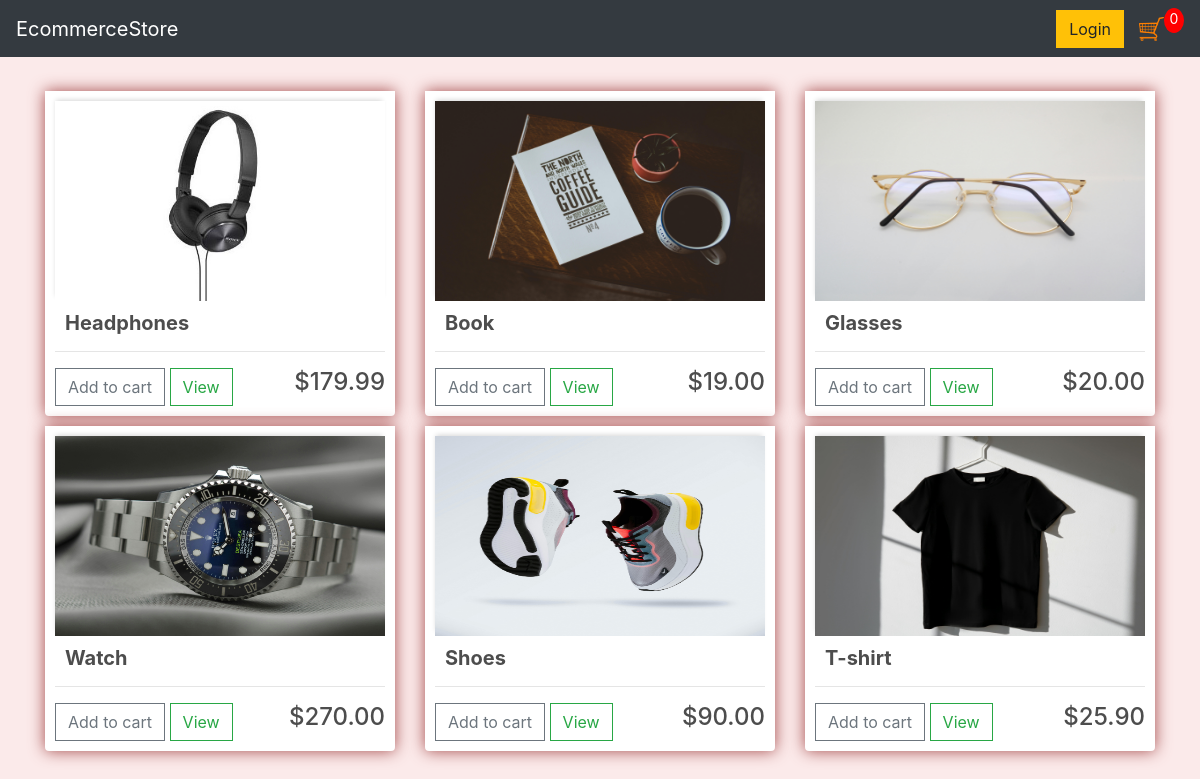
The page / on the database its author committed.
### project/models.py (models this page shows)
class Product(models.Model):
 name = models.CharField(max_length=200)
 price = models.DecimalField(max_digits=7, decimal_places=2)
 digital = models.BooleanField(default=False,null=True, blank=True)
 image = models.ImageField(null=True, blank=True)
 @property
 def imageURL(self):
     try:
         url=self.image.url
     except:
         url=''
     return url

### project/views.py (the view)
# urls.py: path('',views.store,name='store'),
def store(request):
	if request.user.is_authenticated:
		customer = request.user.customer
		order, created = Order.objects.get_or_create(customer=customer, complete=False)
		items = order.orderitem_set.all()
		cartItems = order.get_cart_item
	else:
		items = []
		order = {'get_cart_total':0, 'get_cart_items':0}
		cartItems = order['get_cart_items']
	products = Product.objects.all()
	context = {'products':products, 'cartItems':cartItems}
	return render(request, 'store.html', context)

### templates/store.html
{% extends 'main.html' %}
{% load static %}
{% block content %}
<div class="row">
    {%for product in products%}
   <div class="col-lg-4">
    <div class="box-element product">
      <img class="thumbnail"  src="{{product.imageURL}}">
      <h5 style='margin:10px;'><strong> {{product.name}} </strong></h5>
      <hr>
      <button data-product="{{product.id}}" data-action="add" class="btn btn-outline-secondary add-btn update-cart">Add to cart</button>
      <a class="btn btn-outline-success" href="#">View</a>
      <h4 style="display: inline-block; float:right">${{product.price|floatformat:2}} </h4>
      </div>
    </div>
   {%endfor%}
</div>
{% endblock content %}

### static/css/main.css (style rules this page uses)
body { background-color: hsl(0, 67%, 95%); }
h1, h2, h3, h4, h5, h6 { color: hsl(0, 0%, 30%); }
.box-element { box-shadow: hsl(0, 39%, 46%) 0 0 16px; background-color: #fff; border-radius: 4px; padding: 10px; }
.thumbnail { width: 100%; height: 200px; -webkit-box-shadow: -1px -3px 5px -2px rgba(214, 214, 214, 1); -moz-box-shadow: -1px -3px 5px -2px rgba(214, 214, 214, 1); box-shadow: -1px -3px 5px -2px rgba(214, 214, 214, 1); }
.product { border-radius: 0 0 4px 4px; }
.col-lg-4, .col-lg-6, .col-lg-8, .col-lg-12 { margin-top: 10px; }
.btn { border-radius: 0; }

### rows shown on the page
Product: imageURL (picture), name "Headphones", price "179.99"
Product: imageURL (picture), name "Book", price "19.00"
Product: imageURL (picture), name "Glasses", price "20.00"
Product: imageURL (picture), name "Watch", price "270.00"
Product: imageURL (picture), name "Shoes", price "90.00"
Product: imageURL (picture), name "T-shirt", price "25.90"

### other values the page prints
{{ cartItems }} "0"
